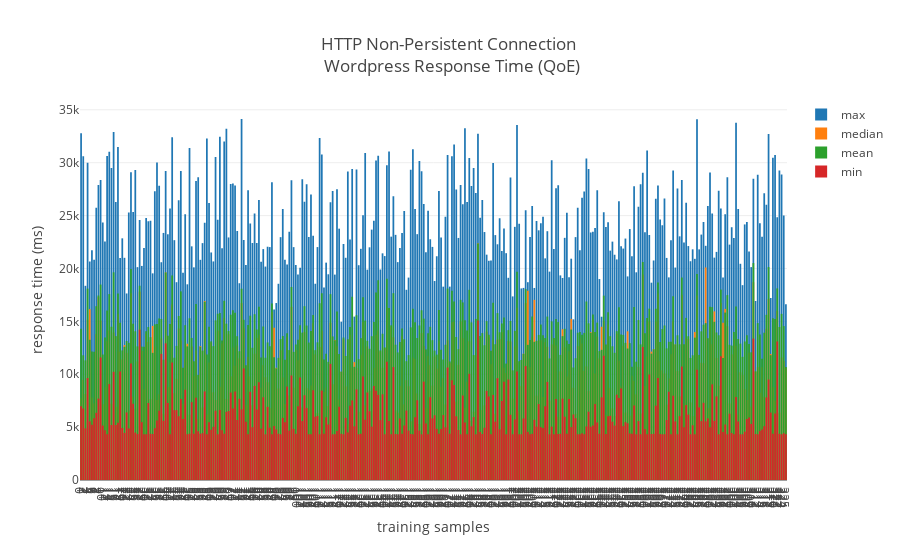

The notebook cell this image was saved under:
### Code cell
plot4Ms(dfJmeterLabeledAgg,'begin','avg','training samples','response time (ms)','HTTP Non-Persistent Connection <br> Wordpress Response Time (QoE)')

### Figure 1 — Plotly figure (JSON) as saved in the notebook; plotly's stock layout.template omitted (floating-point values rounded to 4 significant figures; data arrays with more than 128 entries replaced by an {"elided": "..."} marker saying what was removed)
{"data": [{"y": {"elided": "326 int values"}, "x": {"elided": "326 int values"}, "type": "bar", "name": "max", "orientation": "vertical"}, {"y": {"elided": "326 float values"}, "x": {"elided": "326 int values"}, "type": "bar", "name": "median", "orientation": "vertical"}, {"y": {"elided": "326 float values"}, "x": {"elided": "326 int values"}, "type": "bar", "name": "mean", "orientation": "vertical"}, {"y": {"elided": "326 int values"}, "x": {"elided": "326 int values"}, "type": "bar", "name": "min", "orientation": "vertical"}], "layout": {"barmode": "overlay", "title": "HTTP Non-Persistent Connection <br> Wordpress Response Time (QoE)", "xaxis": {"tickvals": {"elided": "326 int values"}, "title": "training samples"}, "yaxis": {"title": "response time (ms)"}}}
